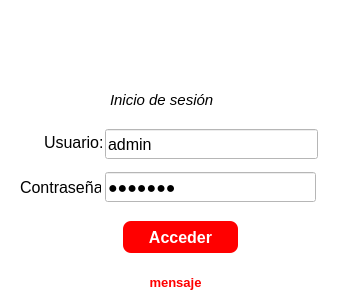
<?xml version="1.0" encoding="UTF-8"?>
<ui version="4.0">
 <class>formLogin</class>
 <widget class="QDialog" name="formLogin">
  <property name="geometry">
   <rect>
    <x>0</x>
    <y>0</y>
    <width>349</width>
    <height>303</height>
   </rect>
  </property>
  <property name="font">
   <font>
    <pointsize>11</pointsize>
   </font>
  </property>
  <property name="windowTitle">
   <string>Inicio de sesión</string>
  </property>
  <property name="styleSheet">
   <string notr="true">background-color: rgb(255, 255, 255);</string>
  </property>
  <widget class="QLabel" name="label">
   <property name="geometry">
    <rect>
     <x>125</x>
     <y>10</y>
     <width>71</width>
     <height>61</height>
    </rect>
   </property>
   <property name="text">
    <string/>
   </property>
   <property name="pixmap">
    <pixmap>../Iso+logo.jpg</pixmap>
   </property>
   <property name="scaledContents">
    <bool>true</bool>
   </property>
  </widget>
  <widget class="QLabel" name="label_2">
   <property name="geometry">
    <rect>
     <x>44</x>
     <y>130</y>
     <width>61</width>
     <height>25</height>
    </rect>
   </property>
   <property name="font">
    <font>
     <family>Arial</family>
     <pointsize>12</pointsize>
    </font>
   </property>
   <property name="text">
    <string>Usuario:</string>
   </property>
  </widget>
  <widget class="QLabel" name="label_3">
   <property name="geometry">
    <rect>
     <x>20</x>
     <y>175</y>
     <width>81</width>
     <height>25</height>
    </rect>
   </property>
   <property name="font">
    <font>
     <family>Arial</family>
     <pointsize>12</pointsize>
    </font>
   </property>
   <property name="text">
    <string>Contraseña:</string>
   </property>
  </widget>
  <widget class="QLineEdit" name="txtUsuario">
   <property name="geometry">
    <rect>
     <x>105</x>
     <y>129</y>
     <width>213</width>
     <height>30</height>
    </rect>
   </property>
   <property name="font">
    <font>
     <family>Arial</family>
     <pointsize>12</pointsize>
    </font>
   </property>
   <property name="cursor">
    <cursorShape>SizeVerCursor</cursorShape>
   </property>
   <property name="styleSheet">
    <string notr="true"/>
   </property>
   <property name="text">
    <string>admin</string>
   </property>
   <property name="placeholderText">
    <string>Ingrese su usuario</string>
   </property>
  </widget>
  <widget class="QLineEdit" name="txtClave">
   <property name="geometry">
    <rect>
     <x>105</x>
     <y>172</y>
     <width>211</width>
     <height>30</height>
    </rect>
   </property>
   <property name="font">
    <font>
     <family>Arial</family>
     <pointsize>12</pointsize>
    </font>
   </property>
   <property name="styleSheet">
    <string notr="true"/>
   </property>
   <property name="text">
    <string>citizen</string>
   </property>
   <property name="echoMode">
    <enum>QLineEdit::Password</enum>
   </property>
   <property name="placeholderText">
    <string>Ingrese su contraseña</string>
   </property>
  </widget>
  <widget class="QLabel" name="label_4">
   <property name="geometry">
    <rect>
     <x>110</x>
     <y>90</y>
     <width>111</width>
     <height>20</height>
    </rect>
   </property>
   <property name="font">
    <font>
     <pointsize>11</pointsize>
     <weight>50</weight>
     <italic>true</italic>
     <bold>false</bold>
    </font>
   </property>
   <property name="text">
    <string>Inicio de sesión</string>
   </property>
  </widget>
  <widget class="QPushButton" name="btnAcceder">
   <property name="geometry">
    <rect>
     <x>123</x>
     <y>221</y>
     <width>115</width>
     <height>32</height>
    </rect>
   </property>
   <property name="font">
    <font>
     <family>Arial</family>
     <pointsize>12</pointsize>
     <weight>75</weight>
     <bold>true</bold>
    </font>
   </property>
   <property name="cursor">
    <cursorShape>PointingHandCursor</cursorShape>
   </property>
   <property name="styleSheet">
    <string notr="true">background-color: rgb(255, 0, 0);
color: rgb(255, 255, 255);
border-radius: 8px</string>
   </property>
   <property name="text">
    <string>Acceder</string>
   </property>
  </widget>
  <widget class="QLabel" name="lblMensaje">
   <property name="geometry">
    <rect>
     <x>13</x>
     <y>272</y>
     <width>325</width>
     <height>21</height>
    </rect>
   </property>
   <property name="font">
    <font>
     <pointsize>10</pointsize>
     <weight>75</weight>
     <bold>true</bold>
    </font>
   </property>
   <property name="styleSheet">
    <string notr="true">color: rgb(255, 0, 0);</string>
   </property>
   <property name="text">
    <string>mensaje</string>
   </property>
   <property name="alignment">
    <set>Qt::AlignCenter</set>
   </property>
  </widget>
 </widget>
 <resources>
  <include location="../imagenes.qrc"/>
 </resources>
 <connections/>
</ui>
